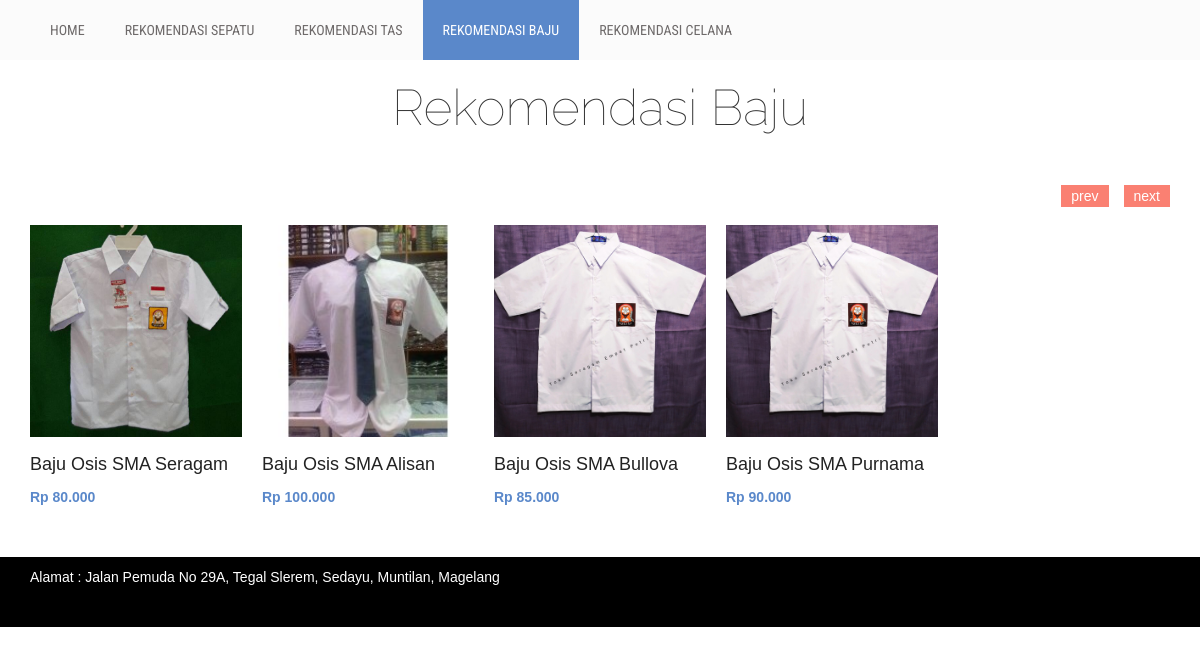
/index.php/visitor/baju, run on the app's committed database.
### tables this page shows
CREATE TABLE `barang` (
  `id_barang` int(11) NOT NULL,
  `nama_barang` varchar(35) DEFAULT NULL,
  `id_kategori` int(11) NOT NULL,
  `id_brand` int(11) NOT NULL,
  `harga` int(11) NOT NULL,
  `ukuran` smallint(6) NOT NULL,
  `tahun_produksi` char(4) NOT NULL,
  `stok` smallint(6) DEFAULT NULL,
  `keterangan` text DEFAULT NULL,
  `gambar1` varchar(30) DEFAULT NULL,
  `gambar2` varchar(30) DEFAULT NULL,
  `gambar3` varchar(30) DEFAULT NULL
);

### application/controllers/Visitor.php (called while the page is built, shortened)
<?php
class Visitor extends CI_Controller{
	function __construct(){
		$this->load->model('m_visitor');
	}
	public function findCenter($nilai){
		$c = array();
	    $count = 0;
	    $center = 0;
	    $idx = 1;
	    while ($idx <= count($nilai)-1){
	        if ($count == 2){
	            $center = $center / 2;
	            array_push($c, $center);
	            $count = 0;
	            $center = 0;
	        }else{
	        	$center += $nilai[$idx] ;
	            $count += 1;
	            $idx += 1;
	        }
		}
    	return $c;
	}
	public function fuzzification($center, $dk, $input, $param, $nama){
    	$idx = 0;
    	$dic = array();
    	for ($i=0;$i<count($center);$i++) {
	        for ($j=0; $j<2; $j++) {
	        	$idx+=1;
	        }
	        $batas_kiri = (int) $dk[$idx-1];
	        $batas_kanan = (int) $dk[$idx];
	        if ($input < $batas_kiri){
	            $kiri = ($idx/2)-1;
	            $dic = array($nama => $param[$kiri].",1,".$param[$kiri].",1");
	            return $dic;
	            break;
	        }
	        if (($input >= $batas_kanan) && ($input <= (int) $dk[$idx+1])){
	            $kiri = ($idx/2);
	            $dic = array($nama => $param[$kiri].",1,".$param[$kiri].",1");
	            return $dic;
	            break;
	        }
	        if (($input > $batas_kiri) && ($input > $batas_kanan)){
	            continue;
	        }else{
	            $fuzzi_1 = ($batas_kanan - $input) / ($batas_kanan - $batas_kiri);
	            $fuzzi_2 = ($input - $batas_kiri) / ($batas_kanan - $batas_kiri);
	            $kanan = $idx/2;
	            $kiri = ($idx/2)-1;
	            if ($input > $center[$i]){
	            	$dic = array($nama => $param[$kanan].",".$fuzzi_2.",".$param[$kiri].",".$fuzzi_1);
	            }else{
	            	$dic = array($nama => $param[$kanan].",".$fuzzi_1.",".$param[$kiri].",".$fuzzi_2);
	        	}
	        	return $dic;
		        break;
	        }
	    }
    }
    public function find_paths($array) {
	    if (count($array) == 1) return $array[0];
	    $output = array();
	    foreach (array_shift($array) as $v1) {
	        foreach ($this->find_paths($array) as $v2) {
	            $output[] = array_merge($v1, is_array($v2) ? $v2 : array($v2));
	        }
	    }
	    return $output;
	}
    public function getDefuzzy($fuzzy_1, $fuzzy_2, $fuzzy_3, $fuzzy_4){
    	$data = $this->m_visitor->m_fetch_rules();
    	$array = array(array());
    	$k=0;
    	$b=0;
    	for ($i=0; $i<count($data); $i++) {
    		$temp = json_decode(json_encode($data[$i]));
    		if (($i+1)%3 != 0) {
    			$array[$b][$k] = $temp->nama_dk;
    			$k+=1;
    		}else{
    			$array[$b][$k] = $temp->nama_dk;
    			$array[$b][$k+1] = $temp->defuzzy;
    			$b+=1;
    			$k=0;
    		}
    	}
    	$getArray = array(array());
    	$getArray[0][0] = array($fuzzy_1[0] => $fuzzy_1[1]);
    	$getArray[0][1] = array($fuzzy_1[2] => $fuzzy_1[3]);
    	$getArray[1][0] = array($fuzzy_2[0] => $fuzzy_2[1]);
    	$getArray[1][1] = array($fuzzy_2[2] => $fuzzy_2[3]);
    	$getArray[2][0] = array($fuzzy_3[0] => $fuzzy_3[1]);
    	$getArray[2][1] = array($fuzzy_3[2] => $fuzzy_3[3]);
    	$getArray[3][0] = array($fuzzy_4[0] => $fuzzy_4[1]);
    	$getArray[3][1] = array($fuzzy_4[2] => $fuzzy_4[3]);
    	$array_comb = $this->find_paths($getArray);
    	$a=0;$b=0;$c=0;
    	$temp_rules = array(array());
    	for ($x=0; $x < count($array_comb); $x++) {
    		$string = "";
	    	foreach($array_comb[$x] as $key => $value) {
			   $string .= $key.",".$value.",";
			   $data_min = explode(",", $string);
			   for ($i=0; $i < count($array); $i++) {
		    		if (($data_min[0] == $array[$i][0]) && ($data_min[2] == $array[$i][1]) && ($data_min[4] == $array[$i][2])){
		    			$min = min($data_min[1],$data_min[3],$data_min[5]);
		    			$defuz = $array[$i][3];
		    			break;
		    		}
	    		}
			}
			if ($defuz == "tidak rekomendasi") {
				$temp_rules[0][$a] = $min;
				$a++;
			}else if($defuz == "rekomendasi"){
				$temp_rules[1][$b] = $min;
				$b++;
			}else if ($defuz == "sangat rekomendasi") {
				$temp_rules[2][$c] = $min;
				$c++;
			}
		}
		$max_1=0;$max_2=0;$max_3=0;
		for ($i=0; $i < count($temp_rules) ; $i++) {
			$getMax = array();
		  	for ($j=0; $j < count($temp_rules[$i]); $j++) {
		  		$getMax[$j] = $temp_rules[$i][$j];
		  	}
		  	if ($i==0) {
		  		count($getMax) == 0 ? $max_1 = 0 : $max_1 = max($getMax);
		  	}else if ($i==1) {
		  		count($getMax) == 0 ? $max_1 = 0 : $max_2 = max($getMax);
		  	}else if ($i==2) {
		  		count($getMax) == 0 ? $max_1 = 0 : $max_3 = max($getMax);
		  	}
		}
		if($max_3 != 0){
			$max = "C,".$max_3;
		}else if($max_2 != 0){
			$max = "B,".$max_2;
		}else{
			$max = "A,".$max_3;
		}
    	return $max;
    }
	public function fuzzy_method($id_kategori){
		$data = $this->m_visitor->m_fetch_derajat();
		$var_ling = array();
		$nilai_var_1 = array();
		$nilai_var_2 = array();
		$idx_row = 0;
		$idx_col = 0;
		$temp_clus = array(array());
		$temp_clus_var = array(array());
		for ($i=0; $i < count($data) ; $i++) {
			$encode = json_decode(json_encode($data[$i]));
			$var_ling[$i] = $encode->nama_dk;
			$nilai_var_1[$i] = $encode->batas_atas;
			$nilai_var_2[$i] = $encode->batas_bawah;
		}
		for ($i=0; $i < count($nilai_var_1) ; $i++) {
			if($nilai_var_2[$i] != "100"){
				$temp_clus[$idx_row][$idx_col] = $nilai_var_1[$i];
				$temp_clus[$idx_row][$idx_col+1] = $nilai_var_2[$i];
				$idx_col+=2;
			}else{
				$temp_clus[$idx_row][$idx_col] = $nilai_var_1[$i];
				$temp_clus[$idx_row][$idx_col+1] = $nilai_var_2[$i];
				$idx_col+=2;
				$idx_row+=1;
			}
		}
		$idx = 0;
		for ($i=0;$i<count($temp_clus);$i++) {
			for ($j=0; $j<(count($temp_clus[$i])/2); $j++) {
				$temp_clus_var[$i][$j] = $var_ling[$idx];
				$idx+=1;
			}
		}
		$data_clus_1 = [];
		$data_clus_2 = [];
		$data_clus_3 = [];
		$data_clus_4 = [];
		$data_clus_5 = [];
		$idx = 0;
		for ($i=0;$i<count($temp_clus);$i++) {
			for ($j=0;$j<count($temp_clus[$i]); $j++) {
				if($i == 0){
					$data_clus_1[$j] = $temp_clus[$i][$idx];
				}elseif ($i==1) {
					$data_clus_2[$j] = $temp_clus[$i][$idx];
				}elseif ($i==2) {
					$data_clus_3[$j] = $temp_clus[$i][$idx];
				}elseif ($i==3) {
					$data_clus_4[$j] = $temp_clus[$i][$idx];
				}elseif ($i==4) {
					$data_clus_5[$j] = $temp_clus[$i][$idx];
				}
				$idx+=1;
			}
		}
		$var_clus_1 = [];
		$var_clus_2 = [];
		$var_clus_3 = [];
		$var_clus_4 = [];
		$var_clus_5 = [];
		for ($i=0;$i<count($temp_clus_var);$i++) {
			for ($j=0;$j<count($temp_clus_var[$i]); $j++) {
				if($i == 0){
					$var_clus_1[$j] = $temp_clus_var[$i][$j];
				}elseif ($i==1) {
					$var_clus_2[$j] = $temp_clus_var[$i][$j];
				}elseif ($i==2) {
					$var_clus_3[$j] = $temp_clus_var[$i][$j];
				}elseif ($i==3) {
					$var_clus_4[$j] = $temp_clus_var[$i][$j];
				}elseif ($i==4) {
					$var_clus_5[$j] = $temp_clus_var[$i][$j];
				}
			}
		}
		sort($data_clus_1);
		sort($data_clus_2);
		sort($data_clus_3);
		sort($data_clus_4);
		$center_1 = $this->findCenter($data_clus_1);
		$center_2 = $this->findCenter($data_clus_2);
		$center_3 = $this->findCenter($data_clus_3);
		$center_4 = $this->findCenter($data_clus_4);
		$nilai=$this->m_visitor->m_fetch_nilai_barang($id_kategori);
		$bobot = [];
		$harga = [];
		$tahun = [];
		$ukuran = [];
		for ($i=0; $i < count($nilai) ; $i++) {
			$encode = json_decode(json_encode($nilai[$i]));
			$bobot[$i] = (int) $encode->bobot;
			$harga[$i] = (int) $encode->harga;
			$tahun[$i] = $encode->tahun_produksi;
			$ukuran[$i] = (int) $encode->ukuran;
		}
		$max = max($harga);
		for($i=0;$i<count($harga);$i++) {
			$harga[$i] = round(($max - $harga[$i]));
			if ($harga[$i] == 0) {
				$harga[$i] = 10;
			}
		}
		$min = min($harga);
		$max = max($harga);
		for($i=0;$i<count($harga);$i++) {
			$harga[$i] = round(($harga[$i] - $min)/($max-$min)*85);
			if ($harga[$i] == 0) {
				$harga[$i] = 10;
			}
		}
		$dic_tahun = array(
		    "2021" => 10,
		    "2020" => 9,
		    "2019" => 8,
		    "2018" => 7,
		    "2017" => 6,
		    "2016" => 5,
		    "2015" => 4,
		    "2014" => 3,
		    "2013" => 2,
		    "2012" => 1,
		    "2011" => 1,
		    "2010" => 1,
		    "2009" => 1,
		    "2008" => 1,
		    "2007" => 1
		);
		for ($i=0;$i<count($tahun);$i++) {
			foreach($dic_tahun as $key => $value){
				if ($tahun[$i] == $key) {
					$tahun[$i] = round((($value*85)/10));
				}
			}
		}
		for ($i=0;$i<count($bobot);$i++) {
			$bobot[$i] = round((($bobot[$i] *85)/100));
		}
		for ($i=0;$i<count($ukuran);$i++) {
			$ukuran[$i] = round((($ukuran[$i] *85)/100));
		}
		$fuzzy_harga = array();
		$fuzzy_brand = array();
		$fuzzy_tahun = array();
		$fuzzy_ukuran = array();
		for ($i=0;$i<count($harga);$i++) {
			$cek_harga = $this->fuzzification($center_1, $data_clus_1, $harga[$i], $var_clus_1, "harga");
			$fuzzy_harga[$i] = json_decode(json_encode($cek_harga));
			$fuzzy_harga[$i] = $fuzzy_harga[$i]->harga;
			$cek_brand = $this->fuzzification($center_2, $data_clus_2, $bobot[$i], $var_clus_2, "brand");
			$fuzzy_brand[$i] = json_decode(json_encode($cek_brand));
			$fuzzy_brand[$i] = $fuzzy_brand[$i]->brand;
			$cek_tahun = $this->fuzzification($center_3, $data_clus_3, $tahun[$i], $var_clus_3, "tahun");
			$fuzzy_tahun[$i] = json_decode(json_encode($cek_tahun));
			$fuzzy_tahun[$i] = $fuzzy_tahun[$i]->tahun;
			$cek_ukuran = $this->fuzzification($center_4, $data_clus_4, $ukuran[$i], $var_clus_4, "ukuran");
			$fuzzy_ukuran[$i] = json_decode(json_encode($cek_ukuran));
			$fuzzy_ukuran[$i] = $fuzzy_ukuran[$i]->ukuran;
		}
		$hasil_akhir = array();
		for ($i=0; $i < count($fuzzy_harga); $i++) {
			$temp_harga = explode(",", $fuzzy_harga[$i]);
			$temp_brand = explode(",", $fuzzy_brand[$i]);
			$temp_tahun = explode(",", $fuzzy_tahun[$i]);
			$temp_ukuran = explode(",", $fuzzy_ukuran[$i]);
			$hasil = $this->getDefuzzy($temp_harga,$temp_brand,$temp_tahun,$temp_ukuran);
			$hasil_akhir[$i] = $hasil;
		}
		$barang_fuzzy = array();
		for ($i=0; $i < count($hasil_akhir) ; $i++) {
			$encode = json_decode(json_encode($nilai[$i]));
			$temp = explode(",", $hasil_akhir[$i]);
			$barang_fuzzy[$i] = array(
				"bobot" => $encode->bobot,
				"gambar1" => $encode->gambar1,
				"harga" => $encode->harga,
				"id_barang" => $encode->id_barang,
				"keterangan" => $encode->keterangan,
				"nama_barang" => $encode->nama_barang,
				"nama_brand" => $encode->nama_brand,
				"nama_kategori" => $encode->nama_kategori,
				"stok" => $encode->stok,
				"tahun_produksi" => $encode->tahun_produksi,
				"hasil_akhir" => $temp[1],
				"linguistik" => $temp[0]
			);
		}
		usort($barang_fuzzy, function($a, $b) {
		    if($a['linguistik']==$b['linguistik']) return 0;
		    return $a['linguistik'] < $b['linguistik']?1:-1;
		});
		return $barang_fuzzy;
	}
	public function baju(){
		$id_kategori= '2';
		$getId = $this->fuzzy_method($id_kategori);
		$idFinal = array();
		for ($i=0; $i < count($getId); $i++) {
			$encode = json_decode(json_encode($getId[$i]));
			$idFinal[$i] = $encode->id_barang;
		}
		$data['produk'] = $this->m_visitor->m_barang_fuzzy($idFinal,$id_kategori);
		$this->load->view('v_baju', $data);
	}
}

### index.php (called while the page is built, shortened)
<?php
require_once BASEPATH.'core/CodeIgniter.php';

### application/models/M_visitor.php (called while the page is built, shortened)
<?php
class M_visitor extends CI_Model{
	function m_barang_fuzzy($idFinal,$id_kategori){
		$baseQuery = "SELECT id_barang, nama_barang, harga, gambar1 FROM barang WHERE id_kategori=".$id_kategori." ORDER BY ";
		$addQuery = "";
		for ($i=0; $i < count($idFinal); $i++) {
			if ($i==0) {
				$addQuery .= "FIELD(id_barang,".$idFinal[$i];
			}else if($i == (count($idFinal)-1)){
				$addQuery .= ",".$idFinal[$i].")";
			}else{
				$addQuery .= ",".$idFinal[$i];
			}
		}
		$baseQuery .= $addQuery;
		$hasil = $this->db->query($baseQuery);
		return $hasil->result();
	}
}

### application/views/v_baju.php (the view, shortened to what this page needs)
<!DOCTYPE html>
<html lang="en">
  <head>
    <link rel="stylesheet" href="<?php echo base_url().'assets/visitor/css/bootstrap.min.css'?>">
    <link rel="stylesheet" href="<?php echo base_url().'assets/visitor/css/font-awesome.min.css'?>">
    <link rel="stylesheet" href="<?php echo base_url().'assets/visitor/css/owl.carousel.css'?>">
    <link rel="stylesheet" href="<?php echo base_url().'assets/visitor/style.css'?>">
    <link rel="stylesheet" href="<?php echo base_url().'assets/visitor/css/responsive.css'?>">
  </head>
  <body>
    <?php $id_kategori = 0; $title = "Rekomendasi Baju"; ?>
    <div class="mainmenu-area">
        <div class="container">
            <div class="row">
                <div class="navbar-collapse collapse">
                    <ul class="nav navbar-nav">
                        <li ><a href="<?php echo base_url()?>">Home</a></li>
                        <li ><a href="<?php echo base_url('index.php/visitor/sepatu')?>">Rekomendasi Sepatu</a></li>
                        <li ><a href="<?php echo base_url('index.php/visitor/tas')?>">Rekomendasi Tas</a></li>
                        <li class="active"><a href="<?php echo base_url('index.php/visitor/baju')?>">Rekomendasi Baju</a></li>
                        <li ><a href="<?php echo base_url('index.php/visitor/celana')?>">Rekomendasi Celana</a></li>
                    </ul>
                </div>
            </div>
        </div>
    </div>
    <div class="maincontent-area">
        <div class="container">
            <div class="row">
                <div class="col-md-12">
                    <div class="latest-product">
                        <h2 class="section-title"><?php echo $title; ?></h2>
                        <div class="product-carousel">
                            <?php
                              foreach ($produk as $row) :
                            ?>
                            <div class="single-product"">
                                <div class="product-f-image">
                                    <img src="<?php echo base_url().'assets/uploads/'.$row->gambar1;?>" alt="">
                                </div>
                                <h2><a href="single-product.html"><?php echo $row->nama_barang;?></a></h2>
                                <div class="product-carousel-price">
                                    <ins><?php echo "Rp " . number_format($row->harga, 0, ",", ".");?></ins>
                                </div>
                            </div>
                            <?php endforeach;?>
                        </div>
                    </div>
                </div>
            </div>
        </div>
    </div>
    <div class="footer-bottom-area">
        <div class="container">
            <div class="row">
                <div class="col-md-8">
                    <div class="copyright">
                        <p>Alamat : Jalan Pemuda No 29A, Tegal Slerem, Sedayu, Muntilan, Magelang</p>
                    </div>
                </div>
            </div>
        </div>
    </div>
  </body>
</html>

### assets/visitor/style.css (style rules this page uses)
img { max-width: 100%; height: auto; }
h1, h2, h3, h4, h5, h6 { margin: 0 0 15px; }
body { font-family:Arial, Helvetica, sans-serif; }
.mainmenu-area { background: none repeat scroll 0 0 #fbfbfb; font-family: "Roboto Condensed",sans-serif; text-transform: uppercase; width: 100%; z-index: 999; }
.mainmenu-area ul.navbar-nav li a { color: #6e6a6a; font-size: 14px; padding: 20px; }
.mainmenu-area ul.navbar-nav li:hover a, .mainmenu-area ul.navbar-nav li.active a { background: #5a88ca; color:#FFF; }
.section-title { font-family: "Raleway",sans-serif; font-size: 50px; font-weight: 100; margin-bottom: 50px; text-align: center; }
.product-f-image { position: relative; }
.product-carousel-price ins { color: #5a88ca; font-weight: 700; margin-right: 5px; text-decoration: none; }
.single-product h2 { font-size: 18px; line-height: 25px; margin-bottom: 10px; margin-top: 15px; }
.single-product h2 a { color: #222; }
.single-product { overflow: hidden; }
.product-carousel { padding-top: 40px; }
.maincontent-area { padding-bottom: 50px; padding-top:20px; }
.footer-bottom-area { background: #000;color: #fff }
a { color: #5a88ca }
.footer-bottom-area { background: none repeat scroll 0 0 #000; color: #fff; padding-bottom: 40px; }
.copyright > p { margin: 10px 0 0; }

### data on the page
barang: gambar1 (picture), nama_barang "Baju Osis SMA Seragam", harga "80.000"
barang: gambar1 (picture), nama_barang "Baju Osis SMA Alisan", harga "100.000"
barang: gambar1 (picture), nama_barang "Baju Osis SMA Bullova", harga "85.000"
barang: gambar1 (picture), nama_barang "Baju Osis SMA Purnama", harga "90.000"

### other printed values
$title "Rekomendasi Baju"
